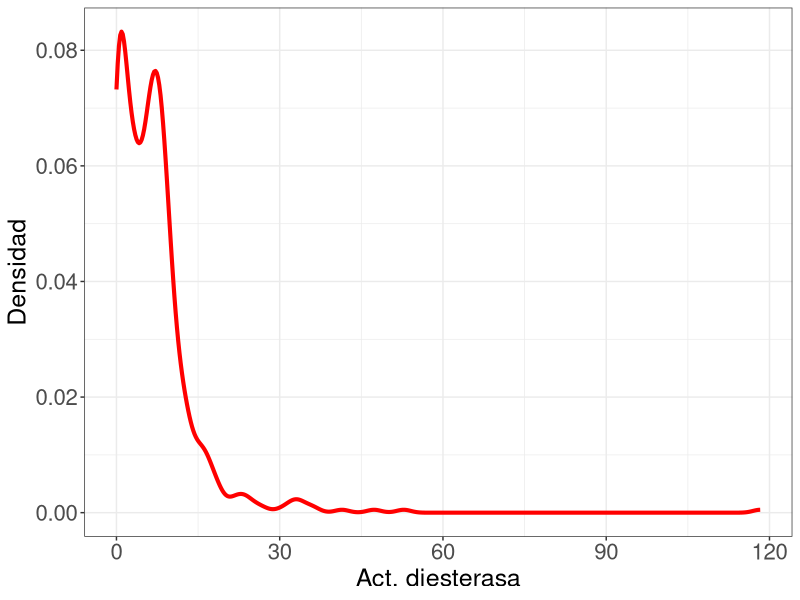

Here is the R script that generated this plot: (Note: this script raises an error after producing the figure.)
mc.cores=parallel::detectCores()
options(digits=3)
packages.needed=c("ggplot2","fitdistrplus","brms","future","GGally",  "ggeffects","performance", "cowplot",
                  "ggdist", "arm", "DHARMa","qqplotr","reshape2", "bayesplot", "parallel", "doBy","ggbreak", "ggridges", "ggdist","pROC")
lapply(packages.needed,FUN=require,character.only=T)

##########################################################################################################################
DF=read.csv(file="actdiest Pr05.csv", header=T, stringsAsFactors = T) # importa archivo
str(DF)
# convierte variables a factores
DF$Fieldnumber=as.factor(DF$Fieldnumber)
DF$Plot=as.factor(DF$Plot)
DF$rootdiamscore=as.factor(DF$rootdiamscore)
str(DF)
names(DF)
####################################################################################################################################

####################################################################################################################################
#   0. Caracterización básica de las variables del DF. 
####################################################################################################################################
summary(DF)
# Cuenta el número de ceros en la var de respuesta
table(DF$actdiest==0) # 11.5% de ceros
#531    69

table(DF$spsab)
# cuenta el numero de especies para las que hay 1,2,3,4,...26 datos en cada dataframe
table(table(DF$spsab)) 

table(DF$spsab)[table(DF$spsab)>=9] # especies para las que hay al menos 10 datos

# nombres de las 25 especies para las que hay al menos 10 datos: va a ser usado en gráficos luego
sp.10.diest=names(table(DF$spsab)[table(DF$spsab)>=9])

#############################################################################################
#   1. Distr de probdablidades de la variable de respuesta
#############################################################################################
# Grafico de densidades de la var de respuesta
ggplot(data=DF, aes(x=actdiest))+
  geom_density(size=1.4, col="red")+
  theme_bw()+
  labs(x="Act. diesterasa", y="Densidad")+
  theme(axis.title=element_text(size=18), 
        axis.text = element_text(size=16))

# La var de respuesta actdiest son reales >= ceros. Se podría considerar una
# distribución de mezcla como alternativa a Tweedie (tiene el mismo número de parámetros).
# Una posibilidad seria Zero augmented Gama, que combina una distr binomial (para los ceros) 
# y una distr Gama para los valores reales estrictamente positivos.
# 
# Para diesterasa: usando los valores de actdiest estrictamente positivos
dens.diest=ggplot(data=DF[DF$actdiest>0,], aes(x=actdiest))+
  geom_density(linewidth=1)+
  theme_bw()+
  labs(x="Act.diestesterasa", y="Densidad")+
  theme(axis.title = element_text(size=18),
        axis.text = element_text(size=16))
diest.gama=fitdist(data=DF[DF$actdiest>0,]$actdiest, distr = "gamma")
diest.lognorm=fitdist(DF[DF$actdiest>0,]$actdiest, distr = "lnorm")
cdf.diest=cdfcomp(list(diest.lognorm,diest.gama), xlogscale=T, ylogscale=F, main="",
                  legendtext =c("Lognormal", "Gama"),fitcol = c("blue", "red"), 
                  plotstyle ="ggplot")+
  geom_line(linewidth=1, col="black")+
  geom_point(size=1)+
  xlab("Act. diesterasa")+
  theme(axis.title=element_text(size=18), 
        axis.text = element_text(size=16),
        legend.position = c(0.3,0.75))
qq.diest=qqcomp(list(diest.lognorm,diest.gama), main="", fitcol = c("blue", "red"), plotstyle ="ggplot")+
  geom_line(linewidth=1)+
  theme_bw()+
  theme(axis.title=element_text(size=18), 
        axis.text = element_text(size=16),
        legend.position = "none")
plot_grid(dens.diest, cdf.diest,qq.diest, nrow=1)
# CONCLUSION: la dist Gama ajusta mejor para los valores positivos de diestest. 
# Ninguna distr ajusta muy bien a valores extremos de cola superior. Se usara ZA Gama 

#############################################################################################
#   3. Analisis exploratorio de datos
#############################################################################################
# Covariacion de las vars explicativas
ggpairs(DF[,c("pH", "Ntotal","ResinP", "Clay", "Silt", "C")],
        lower = list(continuous = "smooth"))+
  theme(strip.background =element_rect(fill="white"),
        strip.text=element_text(size=12))

# Centra y estandardiza las variables explicativas a incluir para comparar sus efectos relativos 
DF$pH.s=as.vector(scale(DF$pH, center=T, scale=T))
DF$Clay.s=as.vector(scale(DF$Clay, center=T, scale=T))
DF$Resin.P.s=as.vector(scale(DF$ResinP, center=T, scale=T))
DF$C.s=as.vector(scale(DF$C, center=T, scale=T))
DF$Silt.s=as.vector(scale(DF$Silt, center=T, scale=T))

summary_by(actdiest~rootdiamscore, data=DF, FUN=c(mean,sd,length))
# hay diferencias de medias de actdiest segun rootdiamscore

# Relación entre cada var respuesta y las 5 variables explicativas a incluir
diest1=ggplot(data=DF, aes(x=ResinP, y=actdiest, color=rootdiamscore))+ 
  geom_jitter(size=1.2, width=0.1)+
  theme_bw()+
  ylim(0,60)+
  geom_smooth(se=F)+ 
  labs(x="Resin P",y="actdiest")+
  theme(axis.title=element_text(size=18), 
        axis.text = element_text(size=16),
        legend.position=c(0.75,0.75)) 
diest2=ggplot(data=DF, aes(x=pH, y=actdiest, color=rootdiamscore))+ 
  geom_jitter(size=1.2, width=0.1)+
  theme_bw()+
  geom_smooth(se=F)+ 
  ylim(0,60)+
  labs(x="pH",y="actdiest")+
  theme(axis.title=element_text(size=18), 
        axis.text = element_text(size=16),
        legend.position="none") 
diest3=ggplot(data=DF, aes(x=Clay, y=actdiest, color=rootdiamscore))+ 
  geom_jitter(size=1.2, width=0.1)+
  theme_bw()+
  ylim(0,60)+
  geom_smooth(se=F)+ 
  labs(x="Clay",y="actdiest")+
  theme(axis.title=element_text(size=18), 
        axis.text = element_text(size=16),
        legend.position="none") 
diest4=ggplot(data=DF, aes(x=Silt, y=actdiest, color=rootdiamscore))+ 
  geom_jitter(size=1.2, width=0.1)+
  theme_bw()+
  ylim(0,60)+
  geom_smooth(se=F)+ 
  labs(x="Silt",y="actdiest")+
  theme(axis.title=element_text(size=18), 
        axis.text = element_text(size=16),
        legend.position="none")  
diest5=ggplot(data=DF, aes(x=C, y=actdiest, color=rootdiamscore))+ 
  geom_jitter(size=1.2, width=0.1)+
  theme_bw()+
  ylim(0,60)+
  geom_smooth(se=F)+ 
  labs(x="Carbon",y="actdiest")+
  theme(axis.title=element_text(size=18), 
        axis.text = element_text(size=16),
        legend.position="none")  
diest6=ggplot(data=DF, aes(x=rootdiamscore, y=actdiest))+ 
  geom_jitter(size=1.2, width=0.1)+
  theme_bw()+
  ylim(0,60)+
  geom_boxplot(alpha=0.1)+ 
  labs(x="rootdiamscore",y="actdiest")+
  theme(axis.title=element_text(size=18), 
        axis.text = element_text(size=16)) 
plot_grid(diest1, diest2, diest3, diest4, diest5, diest6,nrow=2)
          
# Visualizando la relacion entre actdiest y ResinP para las sp con más de 10 datos 
ggplot(data=DF[DF$spsab %in% sp.10.diest,], aes(x=ResinP, y=actdiest))+ 
  geom_point(shape=1)+
  theme_bw()+
  geom_smooth(method="lm", se=F)+ 
  labs(x="Resin P",y="actdiest")+
  facet_wrap (~ spsab, scale="free_y") + 
  theme(axis.title=element_text(size=18), 
        axis.text = element_text(size=14),
        strip.background = element_blank(),
        strip.text=element_text(size=16)) 
# hay una debil heterogeneidad de pendientes, lo que justifica usar pendientes aleatorias 
# en el modelo de actdiest

#############################################################################################
#   4. Modelo estadístico a ajustar
#############################################################################################

formula.m1 = bf(actdiest~rootdiamscore+ Resin.P.s+Clay.s+pH.s+Silt.s+C.s +
                        (1|Fieldnumber)+(1+Resin.P.s|spsab)+(1|fam),
                hu~Resin.P.s+Clay.s+pH.s+Silt.s+C.s+(1|fam))
get_prior(formula=formula.m1,data=DF,family='hurdle_gamma')


#############################################################################################
#   5.Ajustando el modelo
#############################################################################################
m1=brm(formula=formula.m1,data=DF,family='hurdle_gamma',warmup = 1000, chains=3, 
       iter=5000, thin=2, control = list(adapt_delta = 0.95))
summary(m1)

# Pendientes de las vars explicativas en la parte log(muY):
fixef(m1)[c(5:9)]
# denotan el efecto de aumentar  una SD de cada var explicativa sobre log(muY) 

# Desviaciones estandard de las vars explicativas numéricas
sqrt(diag(var(DF[,c("pH","ResinP","Clay","Silt","C")])))

# Efecto relativo (%) de cambiar 1 SD sobre muY:
100*(exp(fixef(m1)[c(5:9)])-1)

# Pendientes de la parte Pr(Y=0)
fixef(m1)[10:14]

# máximo efecto de cambio en 1 Desviaciones estandard de las vars explicativas sobre Pr(Y=0)
fixef(m1)[10:14]/4

# Convergencia de las cadenas
# Dist posterior de cada parametro para cada cadena de m3.brms 
mcmc_dens_overlay(m1, regex_pars = c("^b"))+
  geom_density(lwd=1.2, alpha=0.1)+
  theme_bw()+
  ylab("Dens. Probabilidad")+
  theme(axis.title=element_text(size=16), 
        axis.text=element_text(size=14),             
        strip.background = element_blank(), 
        strip.text = element_text(size = 16),
        legend.position="none")

# Dist posterior de cada parametro para cada cadena de m3.brms 
mcmc_dens_overlay(m1, regex_pars = c("^s"))+
  geom_density(lwd=1.2, alpha=0.1)+
  theme_bw()+
  ylab("Dens. Probabilidad")+
  theme(axis.title=element_text(size=16), 
        axis.text=element_text(size=14),             
        strip.background = element_blank(), 
        strip.text = element_text(size = 14),
        legend.position="none")

# Trace plots: degree of mixing of the three chains
mcmc_trace(m1, regex_pars = c("^b"), size=0.3)+
  theme_bw()+
  ylab("Valor del Parametro")+
  theme(axis.title=element_text(size=18), 
        axis.text=element_text(size=14),              
        strip.background = element_blank(), 
        strip.text = element_text(size = 14),
        legend.position="none") 

# Autocorrelacion de los parametros estimados por cadena: 
mcmc_acf(m1, regex_pars = c("^b"))+
  geom_line(size=1)+
  scale_x_continuous(limits=c(1,20))+
  scale_y_continuous(limits=c(-0.25,0.25))+
  theme_bw()+
  theme(axis.title=element_text(size=18), 
        axis.text=element_text(size=16),             
        strip.background = element_blank(), 
        strip.text = element_text(size = 12)) 

#  Distribuciones posteriores de (algunos) parametros
variables(m1)[c(1,3:9)] # parametros relacionados con log(mediaY)
mcmc_areas(m1, regex_pars =variables(m1)[c(1,3:9)])+
  theme_bw()+
  theme(axis.title=element_text(size=18), 
        axis.text=element_text(size=16))
 
# parametros relacionados con logit(Y)
mcmc_areas(m1, regex_pars = c("^b_hu"))+
  theme_bw()+
  theme(axis.title=element_text(size=18), 
        axis.text=element_text(size=16))

# Algunas distribuciones posteriores del modelo m1 
post.m1=as_draws_df(m1,variable = "^b_", regex = T)

bayes_R2(m1)
# Graficos de distr posteriores de los efectos poblacionales
mcmc_plot(m1, regex_pars = "^b", type="intervals", prob_outer = 0.95)+ 
  theme_bw()+
  theme(axis.title=element_text(size=18), 
        axis.text=element_text(size=16)) 

bayes_R2(m1) # % de varianza explicada

#############################################################################################
#   6. Evaluar la calida de ajuste del modelo estadístico
#############################################################################################
# (a) distribucion predictiva posterior y pp-checks
dist.pred.post.m1=predict(m1, ndraws=1e3, summary=F) 

ppc.density.m1=ppc_dens_overlay(y=DF$actdiest,yrep=dist.pred.post.m1, trim = F, size = 0.5,alpha = 1)+
  xlab("Act. diesterasa")+ 
  theme_bw()+
  theme(axis.text = element_text(size=16),
        axis.title=element_text(size=18),
        legend.position = "none")
ppc.mean.m1=ppc_stat(y=DF$actdiest,yrep=dist.pred.post.m1,stat = "mean", binwidth = 0.05)+  
  xlab("Media Act. diesterasa")+
  theme_bw()+
  theme(axis.text = element_text(size=16),
        axis.title=element_text(size=18),
        legend.position = "none")

# Uso de los pp-checks a partir de la dist predictiva posterior
cero=function (x){sum(x==0)/length(x)} # proporcion de ceros en un vector
ppc_ceros.m1=ppc_stat(y=DF$actdiest,yrep=dist.pred.post.m1,stat = cero)+
  xlab("Prob (Act. diest=0)")+ 
  theme_bw()+
  theme(axis.text = element_text(size=14,hjust=1),
        axis.title=element_text(size=18),
        strip.text=element_text(size=16),
        legend.position = "none")
plot_grid(ppc.density.m1, ppc.mean.m1,ppc_ceros.m1, ncol=3,
          labels = LETTERS[1:3],align="hv",label_x=0.85, label_y=0.95) 

# (b) ANALISIS de residuos con RQR
# simulación de los RQR
qres.m1=createDHARMa(simulatedResponse = t(dist.pred.post.m1), 
                     observedResponse = DF$actdiest, 
                     fittedPredictedResponse = apply(dist.pred.post.m1, 2, median), 
                     integerResponse = T) 
# Convierte los RQR a dist Normal
res.m1=data.frame(res=qnorm(residuals(qres.m1))) 
# Pone todo en un DF para hacer los graficos
res.m1=cbind(res.m1, 
             DF[,c("Clay.s","Resin.P.s","C.s","Silt.s","pH.s","rootdiamscore")],
             fitted=fitted(m1)[,1], # average of fitted values
             pareto=loo(m1, pointwise=T)$diagnostics$pareto_k) #LOO_CV Pareto k

# Los graficos
qq.m1=ggplot(data=res.m1, mapping=aes(sample = res)) + 
  stat_qq_point(aes(col=rootdiamscore))+
  theme_bw()+
  stat_qq_line()+
  stat_qq_band(alpha=0.3)+
  labs(x = "Theoretical Quantiles", y = "Sample Quantiles")+
  theme(axis.title=element_text(size=18), 
        axis.text = element_text(size=16),
        legend.position = "none")
# Residuals vs fitted
res.fit.m1= ggplot(data=res.m1, aes(x=fitted,y=res))+ 
  geom_jitter(aes(color=rootdiamscore), size=1)+
  geom_hline(yintercept =0,linetype = 2, linewidth=1.2)+
  theme_bw()+ 
  labs(x="Fitted",y="Residuals")+
  theme(axis.title=element_text(size=18), 
        axis.text = element_text(size=16),
        legend.position = "none")
# Residuals vs explanatory variables
res.Resin.m1=ggplot(data=res.m1, aes(x=Resin.P.s,y=res, col=rootdiamscore))+ 
  geom_jitter(size=1)+
  geom_hline(yintercept =0,linetype = 2, size=1.2)+
  theme_bw()+
  labs(x="Resin.P (std)",y="Residuals")+
  theme(axis.text = element_text(size=16),
        axis.title.x=element_text(size=18),
        legend.position = "none")
res.Clay.m1=ggplot(data=res.m1, aes(x=Clay.s,y=res, color=rootdiamscore))+ 
  geom_jitter(size=1)+
  geom_hline(yintercept =0,linetype = 2, linewidth=1.2)+
  theme_bw()+
  labs(x="Clay (std)",y="Residuals")+
  theme(axis.text = element_text(size=16),
        axis.title=element_text(size=18),
        legend.position = "none")
res.Silt.m1=ggplot(data=res.m1, aes(x=Silt.s,y=res, color=rootdiamscore))+ 
  geom_jitter(size=1)+
  geom_hline(yintercept =0,linetype = 2, linewidth=1.2)+
  theme_bw()+
  labs(x="Silt (std)",y="Residuals")+
  theme(axis.title.y=element_blank(), 
        axis.text = element_text(size=16),
        axis.title.x=element_text(size=18),
        legend.position = "none")
res.pH.m1=ggplot(data=res.m1, aes(x=pH.s,y=res, color=rootdiamscore))+ 
  geom_jitter(size=1)+
  geom_hline(yintercept =0,linetype = 2, linewidth=1.2)+
  theme_bw()+
  labs(x="pH (std)",y="Residuals")+
  theme(axis.title.y=element_blank(), 
        axis.text = element_text(size=16),
        axis.title.x=element_text(size=18),
        legend.position = "none")
res.C.m1=ggplot(data=res.m1, aes(x=C.s,y=res, color=rootdiamscore))+ 
  geom_jitter(size=1)+
  geom_hline(yintercept =0,linetype = 2, linewidth=1.2)+
  theme_bw()+
  labs(x="C (std)",y="Residuals")+
  theme(axis.title.y=element_blank(), 
        axis.text = element_text(size=16),
        axis.title.x=element_text(size=18),
        legend.position = "none")
res.Root.m1=ggplot(data=res.m1, aes(x=rootdiamscore,y=res, color=rootdiamscore))+ 
  geom_jitter(size=1, width=0.05, alpha=0.5)+
  geom_boxplot(alpha=0.2)+
  geom_hline(yintercept =0,linetype = 2, linewidth=1.2)+
  theme_bw()+
  labs(x="Rootdiamscore",y="Residuals")+
  theme(axis.text = element_text(size=16),
        axis.title=element_text(size=18),
        legend.position = "none")
Pareto.m1=ggplot(data=res.m1, aes(x=1:nrow(res.m1),y=pareto))+ 
  geom_jitter(aes(color=rootdiamscore), size=1, height = 0.05)+ 
  theme_bw()+
  labs(y="Pareto's k")+
  geom_hline(yintercept =0.5,linetype = 2)+ 
  geom_hline(yintercept =0.7,linetype = 2)+
  geom_hline(yintercept =1,linetype = 2)+
  theme(axis.title.x=element_blank(), 
        axis.text = element_text(size=16),
        axis.title.y=element_text(size=18),
        legend.position = "none")
plot_grid(res.fit.m1,res.Resin.m1,res.C.m1, 
          res.Clay.m1, res.Silt.m1,res.pH.m1,
          res.Root.m1, qq.m1,Pareto.m1,
          ncol=3,labels = LETTERS[1:9],
          align="hv",label_x=0.85, label_y=0.95) 

# busca valores de residuales > +2 y < -2:
DF[res.m1$res>2 | res.m1$res< (-2),1:12]

summary(DF[res.m1$res>2 | res.m1$res< (-2),1:12]) # estadisticos descriptivos de estos 17 valores
summary(DF[,1:12])

# Efectos de grupo en m1
str(ranef(m1)) # estructura de la lista - hay que extraer y separar los 3 componentes
ranef.fam=as.data.frame(ranef(m1)$fam) # efectos de grupo para familia
names(ranef.fam)

ranef.sp=as.data.frame(ranef(m1)$spsab) # efectos de grupo para especie
names(ranef.sp)

ranef.field=as.data.frame(ranef(m1)$Fieldnumber) # efectos de grupo para Fieldnumber
names(ranef.field)

# plots de visualización de los efectos de grupo para familia
Int.fam1=ggplot(data=ranef.fam, aes(x=reorder(rownames(ranef.fam),Estimate.Intercept), y=Estimate.Intercept))+
 geom_point()+
 geom_linerange(aes(ymin=Q2.5.Intercept, ymax= Q97.5.Intercept))+
 theme_bw()+
 ylab("Intercepto log(media)")+
 coord_flip()+
 theme(axis.title.y=element_blank(), 
       axis.title.x=element_text(size=16), 
       axis.text.y = element_text(size=6),
       axis.text.x = element_text(size=14))

Int.fam2=ggplot(data=ranef.fam, aes(x=reorder(rownames(ranef.fam),Estimate.hu_Intercept), y=Estimate.hu_Intercept))+
  geom_point()+
  geom_linerange(aes(ymin=Q2.5.hu_Intercept, ymax= Q97.5.hu_Intercept))+
  theme_bw()+
  scale_y_continuous(breaks=seq(from=-7, to=7, by=1))+
  ylab("Intercepto logit(p)")+
  coord_flip()+
  theme(axis.title.y=element_blank(), 
        axis.title.x=element_text(size=16), 
        axis.text.y = element_text(size=6),
        axis.text.x = element_text(size=14))

# plots de visualización de los efectos de grupo para especie
Int.sp=ggplot(data=ranef.sp, aes(x=reorder(rownames(ranef.sp),Estimate.Intercept), y=Estimate.Intercept))+
  geom_point()+
  geom_linerange(aes(ymin=Q2.5.Intercept, ymax= Q97.5.Intercept))+
  theme_bw()+
  labs(y="Intercepto", x="Especies")+
  scale_y_continuous(breaks=seq(from=-2, to=2, by=0.5))+
  coord_flip()+
  theme(axis.title=element_text(size=16),
        axis.text.x = element_text(size=14),
        axis.text.y = element_blank())
Pend.sp=ggplot(data=ranef.sp, aes(x=reorder(rownames(ranef.sp),Estimate.Intercept), y=Estimate.Resin.P.s))+
  geom_point()+
  geom_linerange(aes(ymin=Q2.5.Resin.P.s, ymax= Q97.5.Resin.P.s))+
  theme_bw()+
  labs(y="Pendiente", x="Especies")+
  scale_y_continuous(breaks=seq(from=-1, to=1, by=0.25))+
  coord_flip()+
  theme(axis.title=element_text(size=16),
        axis.text.x = element_text(size=14),
        axis.text.y = element_blank())
Int.int.pend=ggplot(data=ranef.sp, aes(x=Estimate.Intercept, y=Estimate.Resin.P.s))+
  geom_point(size=2)+
  geom_hline(yintercept=0)+
  geom_vline(xintercept=0)+
  theme_bw()+
  labs(y="Pend aleatoria", x="Intercepto aleatorio")+
  theme(axis.title=element_text(size=16),
        axis.text = element_text(size=14))

# plots de visualización de los efectos de grupo para Fieldnumber
Int.field=ggplot(data=ranef.field, aes(x=reorder(rownames(ranef.field),Estimate.Intercept), y=Estimate.Intercept))+
  geom_point()+
  geom_linerange(aes(ymin=Q2.5.Intercept, ymax= Q97.5.Intercept))+
  theme_bw()+
  labs(y="Intercepto  Field", x="Fieldnumber")+
  coord_flip()+
  theme(axis.title=element_text(size=16),
        axis.text = element_text(size=14))
plot_grid(Int.fam1,Int.fam2,Int.field,
          Int.sp,Pend.sp, Int.int.pend, 
          ncol=3,labels = LETTERS[1:6],
          align="hv",label_x=0.9, label_y=0.2) 


# Curvas condicionales predichas por el modelo
# Condicionales  para cada var explicativa/interaccion:
m1.cond.eff=conditional_effects(m1) 
names(m1.cond.eff) # nombre de los efectos conditionales 

plot(m1.cond.eff, plot = F, points=T)[[1]]+
  theme_bw()+
  labs(y="Act. diesterasa",x="rootdiamscore")+ 
  theme(axis.text = element_text(size=16),
        axis.title =  element_text(size=18),
        legend.text=element_text(size=12),
        legend.title=element_blank(),
        legend.position = "none")
plot(m1.cond.eff, plot = F,points=T)[[2]]+
  theme_bw()+
  labs(y="Act. diesterasa",x="ResinP (std)")+ 
  ylim(0,60)+
  theme(axis.text = element_text(size=16),
        axis.title.x =  element_text(size=18),
        axis.title.y =  element_blank())
plot(m1.cond.eff, plot = F,points=T)[[3]]+
  theme_bw()+
  labs(y="Act. diesterasa",x="Clay (std)")+ 
  ylim(0,60)+
  theme(axis.text = element_text(size=16),
        axis.title.x =  element_text(size=18),
        axis.title.y =  element_blank())
plot(m1.cond.eff, plot = F,points=T)[[4]]+
  theme_bw()+
  labs(y="Act. diesterasa",x="pH (std)")+ 
  ylim(0,60)+
  theme(axis.text = element_text(size=16),
        axis.title.x =  element_text(size=18),
        axis.title.y =  element_blank())
plot(m1.cond.eff, plot = F,points=T)[[5]]+
  theme_bw()+
  labs(y="Act. diesterasa",x="C (std)")+ 
  ylim(0,60)+
  theme(axis.text = element_text(size=16),
        axis.title.x =  element_text(size=18),
        axis.title.y =  element_blank())










# visualizacion de los efectos aleatorios 
ranef.Fieldnumber.Plot=ggplot(data=ranefFieldnumber.Plot, aes(x=row.names(ranefFieldnumber.Plot), y=int))+
  geom_point(size=3, col="red")+
  theme_bw()+
  labs(x="Site.Plot", y="Intercept")+
  geom_hline(yintercept = 0,linetype = 2, size=1.2)+
  coord_flip()+
  theme(axis.title=element_text(size=18), 
        axis.text = element_text(size=16))
ranef.Spsab.int=ggplot(data=ranefSpsab, aes(x=reorder(row.names(ranefSpsab), int), y=int))+
  geom_point(size=2, col="red")+
  theme_bw()+
  labs(x="Spp name", y="Intercepts")+
  geom_hline(yintercept = 0,linetype = 2, size=1.2)+
  coord_flip()+
  theme(axis.title=element_text(size=18), 
        axis.text.x = element_text(size=16),
        axis.text.y = element_text(size=8))
ranef.Spsab.slope=ggplot(data=ranefSpsab, aes(x=reorder(row.names(ranefSpsab), int), y=slope))+
  geom_point(size=2, col="red")+
  theme_bw()+
  labs(x="Spp name", y="Slopes")+
  geom_hline(yintercept = 0,linetype = 2, size=1.2)+
  coord_flip()+
  theme(axis.title=element_text(size=18), 
        axis.text.x = element_text(size=16),
        axis.text.y = element_text(size=8))
ranef.Fam=ggplot(data=ranefFam, aes(x=reorder(row.names(ranefFam), int), y=int))+
  geom_point(size=3, col="red")+
  theme_bw()+
  labs(x="Family", y="Intercept")+
  geom_hline(yintercept = 0,linetype = 2, size=1.2)+
  coord_flip()+
  theme(axis.title=element_text(size=18), 
        axis.text = element_text(size=16))
plot_grid(ranef.Spsab.int, ranef.Spsab.slope, ranef.Fieldnumber.Plot, ranef.Fam,nrow=2)

# Data frame con los interceptos y pendientes por especie (efectos fijos + aleatorios)
int.sl.spp=coef(m1)$cond$spsab [,c('(Intercept)',"Resin.P.s" )]

# Curvas predichas por spp: act diest vs resinP(std)
pred.spp=data.frame(Resip=seq(from=-3, to=3, by=0.1)) # set de valores de ResinP (std)

# Este loop genera valores predichos por el modelo de media (actdiest) de cada una de las 105 spp 
# solo usando el valor de ResinP (std), i.e. suponiendo las otras variables =0 (en sus medias)
# Estas predicciones NO incorporan la parte ZI (los ceros!) del modelo ZAGamma 
for (i in 1:length(rownames(int.sl.spp))) 
  pred.spp[,i+1]=exp(int.sl.spp[i,1]+(int.sl.spp[i,2]*pred.spp$Resip))
# pone nombre spp a cada columna de valores predichos
names(pred.spp)[2:(length(rownames(int.sl.spp))+1)]= rownames(int.sl.spp) 
# el exp es para invertir la funcion de enlace log empleada en el modelo ZAGamma

# Reformatea el dataframe de predicciones a "long format", excluyendo (por ahora) ResinP
pred.spp=melt(data=pred.spp[,-1],variable.name="spsab",value.name="act.diest")
# Reincopora variable ResinP en el dataframe reformateado: los 61 valores * 105 spp= 6405 filas
pred.spp$Resip=rep(seq(from=-3, to=3, by=0.1),times=length(rownames(int.sl.spp)))
dim(pred.spp)
#[1] 6405    3

# dataframe de predicciones de act.diest para la "especie promedio" usando los efectos fijos
Spp.prom=data.frame(Resip=seq(from=-3, to=3, by=0.1)) # set de valores de ResinP (std)
Spp.prom$act.diest=exp(fixef(m1)$cond[1]+ (fixef(m1)$cond[4]*Spp.prom$Resip))

Curvas.SPP=ggplot(data=pred.spp, aes(x=Resip, y=act.diest, col=spsab))+
  geom_line(linewidth=1, alpha=0.3)+
  geom_line(data=Spp.prom, aes(x=Resip, y=act.diest), linewidth=1, linetype="dashed",color="black")+
  theme_bw()+
  labs (x="ResinP (std)", y="Avg(act diestesterasa)")+
  theme(legend.position="none", 
        axis.title = element_text(size=18),
        axis.text = element_text(size=16))

# Curvas condicionales predichas por el modelo (ambos componentes: con y ZI + los efectos aleatorios)
pred.m1=ggpredict(model=m1,terms=c("Resin.P.s[all]"), type="zi_random")
Curv.cond.m1=plot(pred.m1, add.data = T)+
  theme_bw()+
  labs(x="Resin.P (estand.)", y="diestesterase activity")+
  theme(axis.title=element_text(size=18), 
        axis.text = element_text(size=16),
        plot.title=element_blank())
Curv2.cond.m1=plot(pred.m1, add.data = T)+
  theme_bw()+
  scale_y_log10()+ # mejora la visualizacion
  labs(x="Resin.P (estand.)", y="diestesterase activity")+
  theme(axis.title=element_text(size=18), 
        axis.text = element_text(size=16),
        plot.title=element_blank())
